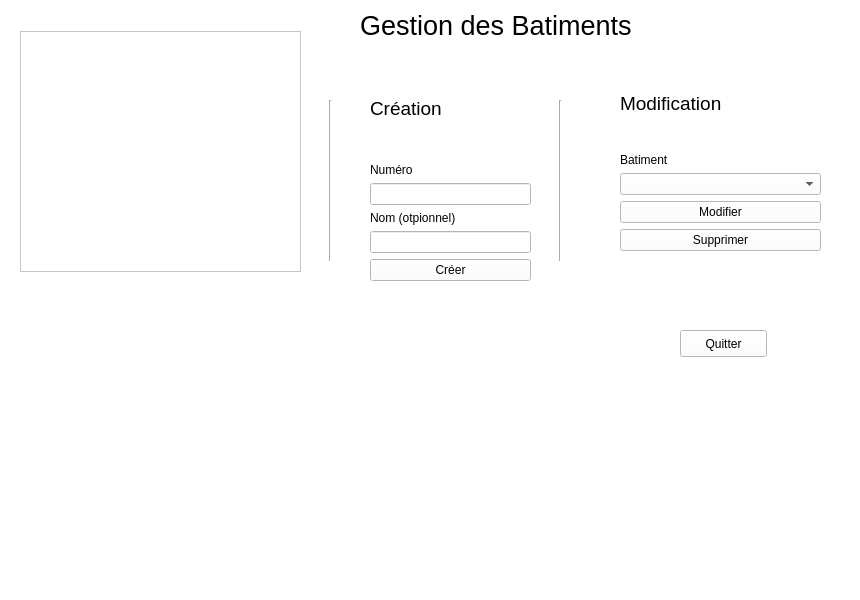
<?xml version="1.0" encoding="UTF-8"?>
<ui version="4.0">
 <class>BatimentWindow</class>
 <widget class="QMainWindow" name="BatimentWindow">
  <property name="geometry">
   <rect>
    <x>0</x>
    <y>0</y>
    <width>860</width>
    <height>600</height>
   </rect>
  </property>
  <property name="windowTitle">
   <string>MainWindow</string>
  </property>
  <property name="styleSheet">
   <string notr="true">background-color: rgb(255, 255, 255);</string>
  </property>
  <widget class="QWidget" name="centralwidget">
   <widget class="QGraphicsView" name="graphicsView">
    <property name="geometry">
     <rect>
      <x>20</x>
      <y>31</y>
      <width>281</width>
      <height>241</height>
     </rect>
    </property>
    <property name="styleSheet">
     <string notr="true">border-image: url(:/new/img/univnav.jpg);</string>
    </property>
   </widget>
   <widget class="Line" name="line_2">
    <property name="geometry">
     <rect>
      <x>550</x>
      <y>100</y>
      <width>20</width>
      <height>161</height>
     </rect>
    </property>
    <property name="orientation">
     <enum>Qt::Vertical</enum>
    </property>
   </widget>
   <widget class="QLabel" name="label">
    <property name="geometry">
     <rect>
      <x>360</x>
      <y>10</y>
      <width>311</width>
      <height>31</height>
     </rect>
    </property>
    <property name="text">
     <string>&lt;html&gt;&lt;head/&gt;&lt;body&gt;&lt;p&gt;&lt;span style=&quot; font-size:20pt;&quot;&gt;Gestion des Batiments&lt;/span&gt;&lt;/p&gt;&lt;/body&gt;&lt;/html&gt;</string>
    </property>
   </widget>
   <widget class="QPushButton" name="pushButton_4">
    <property name="geometry">
     <rect>
      <x>680</x>
      <y>330</y>
      <width>87</width>
      <height>27</height>
     </rect>
    </property>
    <property name="text">
     <string>Quitter</string>
    </property>
   </widget>
   <widget class="Line" name="line_3">
    <property name="geometry">
     <rect>
      <x>320</x>
      <y>100</y>
      <width>20</width>
      <height>161</height>
     </rect>
    </property>
    <property name="orientation">
     <enum>Qt::Vertical</enum>
    </property>
   </widget>
   <widget class="QWidget" name="">
    <property name="geometry">
     <rect>
      <x>620</x>
      <y>60</y>
      <width>201</width>
      <height>191</height>
     </rect>
    </property>
    <layout class="QVBoxLayout" name="verticalLayout_4">
     <item>
      <widget class="QLabel" name="label_3">
       <property name="text">
        <string>&lt;html&gt;&lt;head/&gt;&lt;body&gt;&lt;p&gt;&lt;span style=&quot; font-size:14pt;&quot;&gt;Modification&lt;/span&gt;&lt;/p&gt;&lt;/body&gt;&lt;/html&gt;</string>
       </property>
      </widget>
     </item>
     <item>
      <layout class="QVBoxLayout" name="verticalLayout_2">
       <item>
        <widget class="QLabel" name="label_6">
         <property name="text">
          <string>Batiment</string>
         </property>
        </widget>
       </item>
       <item>
        <widget class="QComboBox" name="comboBox"/>
       </item>
       <item>
        <widget class="QPushButton" name="pushButton_3">
         <property name="text">
          <string>Modifier</string>
         </property>
        </widget>
       </item>
       <item>
        <widget class="QPushButton" name="pushButton_2">
         <property name="text">
          <string>Supprimer</string>
         </property>
        </widget>
       </item>
      </layout>
     </item>
    </layout>
   </widget>
   <widget class="QWidget" name="">
    <property name="geometry">
     <rect>
      <x>370</x>
      <y>60</y>
      <width>161</width>
      <height>221</height>
     </rect>
    </property>
    <layout class="QVBoxLayout" name="verticalLayout_3">
     <item>
      <widget class="QLabel" name="label_2">
       <property name="text">
        <string>&lt;html&gt;&lt;head/&gt;&lt;body&gt;&lt;p&gt;&lt;span style=&quot; font-size:14pt;&quot;&gt;Création&lt;/span&gt;&lt;/p&gt;&lt;/body&gt;&lt;/html&gt;</string>
       </property>
      </widget>
     </item>
     <item>
      <layout class="QVBoxLayout" name="verticalLayout">
       <item>
        <widget class="QLabel" name="label_4">
         <property name="text">
          <string>Numéro</string>
         </property>
        </widget>
       </item>
       <item>
        <widget class="QLineEdit" name="lineEdit"/>
       </item>
       <item>
        <widget class="QLabel" name="label_5">
         <property name="text">
          <string>Nom (otpionnel)</string>
         </property>
        </widget>
       </item>
       <item>
        <widget class="QLineEdit" name="lineEdit_2"/>
       </item>
       <item>
        <widget class="QPushButton" name="pushButton">
         <property name="text">
          <string>Créer</string>
         </property>
        </widget>
       </item>
      </layout>
     </item>
    </layout>
   </widget>
  </widget>
  <widget class="QMenuBar" name="menubar">
   <property name="geometry">
    <rect>
     <x>0</x>
     <y>0</y>
     <width>860</width>
     <height>25</height>
    </rect>
   </property>
  </widget>
  <widget class="QStatusBar" name="statusbar"/>
 </widget>
 <resources/>
 <connections/>
</ui>
